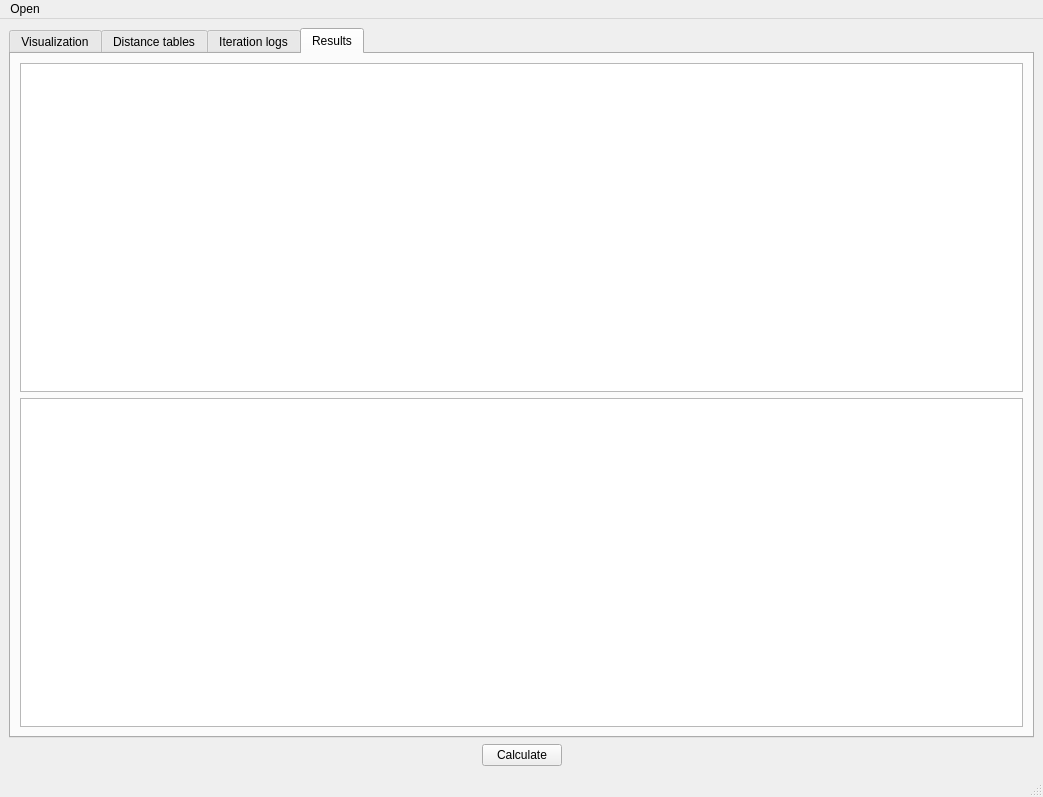
<?xml version="1.0" encoding="UTF-8"?>
<ui version="4.0">
 <class>MainWindow</class>
 <widget class="QMainWindow" name="MainWindow">
  <property name="geometry">
   <rect>
    <x>0</x>
    <y>0</y>
    <width>1043</width>
    <height>797</height>
   </rect>
  </property>
  <property name="windowTitle">
   <string>MainWindow</string>
  </property>
  <widget class="QWidget" name="centralwidget">
   <layout class="QVBoxLayout" name="verticalLayout_2">
    <item>
     <widget class="QTabWidget" name="tabWidget">
      <property name="currentIndex">
       <number>3</number>
      </property>
      <widget class="QWidget" name="tab">
       <attribute name="title">
        <string>Visualization</string>
       </attribute>
       <layout class="QVBoxLayout" name="verticalLayout_3">
        <item>
         <widget class="QWidget" name="plot_widget" native="true"/>
        </item>
       </layout>
      </widget>
      <widget class="QWidget" name="tab_4">
       <attribute name="title">
        <string>Distance tables</string>
       </attribute>
       <layout class="QVBoxLayout" name="verticalLayout_4">
        <item>
         <widget class="QTableView" name="dist_matrix_tableView"/>
        </item>
        <item>
         <widget class="QTableView" name="win_dist_matrix_tableView"/>
        </item>
       </layout>
      </widget>
      <widget class="QWidget" name="tab_2">
       <attribute name="title">
        <string>Iteration logs</string>
       </attribute>
       <layout class="QVBoxLayout" name="verticalLayout">
        <item>
         <widget class="QTableView" name="iterations_log_tableView"/>
        </item>
       </layout>
      </widget>
      <widget class="QWidget" name="tab_3">
       <attribute name="title">
        <string>Results</string>
       </attribute>
       <layout class="QVBoxLayout" name="verticalLayout_6">
        <item>
         <widget class="QTableView" name="results_tableView"/>
        </item>
        <item>
         <widget class="QTextEdit" name="results_textEdit"/>
        </item>
       </layout>
      </widget>
     </widget>
    </item>
    <item>
     <layout class="QHBoxLayout" name="horizontalLayout">
      <item>
       <spacer name="horizontalSpacer_2">
        <property name="orientation">
         <enum>Qt::Horizontal</enum>
        </property>
        <property name="sizeHint" stdset="0">
         <size>
          <width>40</width>
          <height>20</height>
         </size>
        </property>
       </spacer>
      </item>
      <item>
       <widget class="QPushButton" name="calculate_btn">
        <property name="text">
         <string>Calculate</string>
        </property>
       </widget>
      </item>
      <item>
       <spacer name="horizontalSpacer">
        <property name="orientation">
         <enum>Qt::Horizontal</enum>
        </property>
        <property name="sizeHint" stdset="0">
         <size>
          <width>40</width>
          <height>20</height>
         </size>
        </property>
       </spacer>
      </item>
     </layout>
    </item>
   </layout>
  </widget>
  <widget class="QMenuBar" name="menubar">
   <property name="geometry">
    <rect>
     <x>0</x>
     <y>0</y>
     <width>1043</width>
     <height>22</height>
    </rect>
   </property>
   <widget class="QMenu" name="menuOpen_file">
    <property name="title">
     <string>Open</string>
    </property>
    <addaction name="open_file_action"/>
   </widget>
   <addaction name="menuOpen_file"/>
  </widget>
  <widget class="QStatusBar" name="statusbar"/>
  <action name="open_file_action">
   <property name="text">
    <string>Open file with points</string>
   </property>
  </action>
 </widget>
 <resources/>
 <connections/>
</ui>
